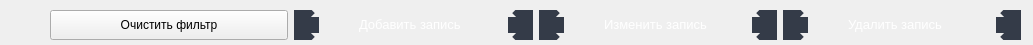
            <widget class="QFrame" name="bottomBar">
             <property name="geometry">
              <rect>
               <x>0</x>
               <y>680</y>
               <width>1033</width>
               <height>45</height>
              </rect>
             </property>
             <property name="minimumSize">
              <size>
               <width>0</width>
               <height>22</height>
              </size>
             </property>
             <property name="maximumSize">
              <size>
               <width>16777215</width>
               <height>50</height>
              </size>
             </property>
             <property name="styleSheet">
              <string notr="true">#bottomBar { 
	height: 40px;
	background-color: rgb(33, 37, 43);
}
#add_row,
#update_row,
#delete_row { 
	font-size: 13px; 
	color: white; 
	padding-left: 40px;	
	padding-bottom: 2px;
    background-repeat: no-repeat;
	background-position: left;
	border: 25px;
	border-style: none solid none solid;
	border-color: rgb(52, 59, 72);
	border-radius: 7px;
	text-align: left;
}
#add_row:hover,
#update_row:hover,
#delete_row:hover {
	background-color: rgb(40, 44, 52);
	border-color: rgb(40, 44, 52);
}
#add_row:pressed,
#update_row:pressed,
#delete_row:pressed {	
	background-color: rgb(189, 147, 249);
	border-color: rgb(189, 147, 249);
	color: rgb(255, 255, 255);
}</string>
             </property>
             <property name="frameShape">
              <enum>QFrame::NoFrame</enum>
             </property>
             <property name="frameShadow">
              <enum>QFrame::Raised</enum>
             </property>
             <widget class="QWidget" name="layoutWidget">
              <property name="geometry">
               <rect>
                <x>50</x>
                <y>0</y>
                <width>971</width>
                <height>51</height>
               </rect>
              </property>
              <layout class="QHBoxLayout" name="horizontalLayout">
               <item>
                <widget class="QPushButton" name="clean_filtr">
                 <property name="minimumSize">
                  <size>
                   <width>0</width>
                   <height>30</height>
                  </size>
                 </property>
                 <property name="styleSheet">
                  <string notr="true">background-image: url();</string>
                 </property>
                 <property name="text">
                  <string>Очистить фильтр</string>
                 </property>
                </widget>
               </item>
               <item>
                <widget class="QPushButton" name="add_row">
                 <property name="minimumSize">
                  <size>
                   <width>0</width>
                   <height>30</height>
                  </size>
                 </property>
                 <property name="styleSheet">
                  <string notr="true">background-image: url(:/icons/icons/post_add_white.png);
</string>
                 </property>
                 <property name="text">
                  <string>Добавить запись</string>
                 </property>
                </widget>
               </item>
               <item>
                <widget class="QPushButton" name="update_row">
                 <property name="minimumSize">
                  <size>
                   <width>0</width>
                   <height>30</height>
                  </size>
                 </property>
                 <property name="styleSheet">
                  <string notr="true">background-image: url(:/icons/icons/edit_note_white.png);
</string>
                 </property>
                 <property name="text">
                  <string>Изменить запись</string>
                 </property>
                </widget>
               </item>
               <item>
                <widget class="QPushButton" name="delete_row">
                 <property name="minimumSize">
                  <size>
                   <width>0</width>
                   <height>30</height>
                  </size>
                 </property>
                 <property name="styleSheet">
                  <string notr="true">background-image: url(:/icons/icons/delete_white.png);
</string>
                 </property>
                 <property name="text">
                  <string>Удалить запись</string>
                 </property>
                </widget>
               </item>
              </layout>
             </widget>
            </widget>
